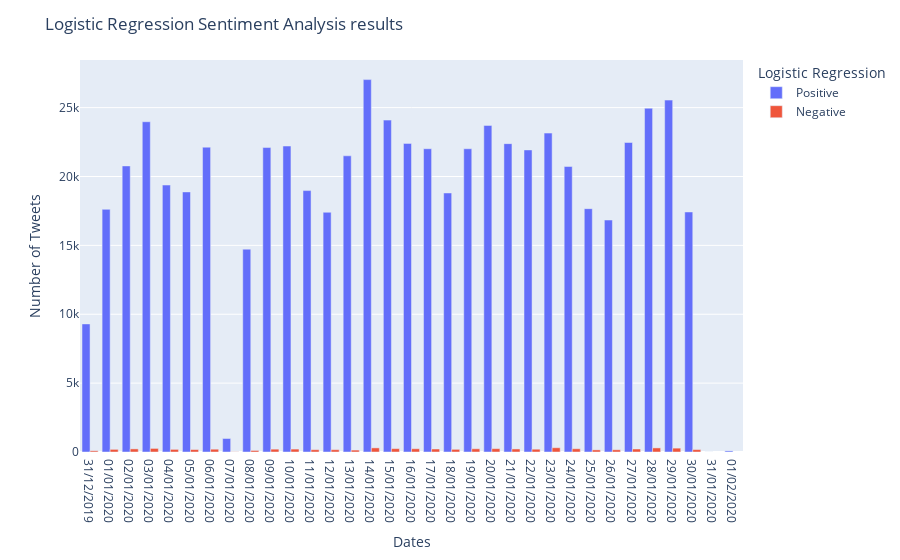

Write notebook code for a chart like this one.
### Code cell
Figure4_1 = px.bar(logistic_regression_counts, x="CREATED AT", y="Counts", color="Logistic Regression",barmode="group")
Figure4_1.update_layout(
    title="Logistic Regression Sentiment Analysis results",
    xaxis_title="Dates",
    yaxis_title="Number of Tweets")
Figure4_1.show()

### Figure 1 — Plotly figure (JSON) as saved in the notebook; plotly's stock layout.template omitted (floating-point values rounded to 4 significant figures)
{"data": [{"alignmentgroup": "True", "hoverlabel": {"namelength": 0}, "hovertemplate": "Logistic Regression=Positive<br>CREATED AT=%{x}<br>Counts=%{y}", "legendgroup": "Positive", "marker": {"color": "#636efa"}, "name": "Positive", "offsetgroup": "Positive", "orientation": "v", "showlegend": true, "textposition": "auto", "type": "bar", "x": ["31/12/2019", "01/01/2020", "02/01/2020", "03/01/2020", "04/01/2020", "05/01/2020", "06/01/2020", "07/01/2020", "08/01/2020", "09/01/2020", "10/01/2020", "11/01/2020", "12/01/2020", "13/01/2020", "14/01/2020", "15/01/2020", "16/01/2020", "17/01/2020", "18/01/2020", "19/01/2020", "20/01/2020", "21/01/2020", "22/01/2020", "23/01/2020", "24/01/2020", "25/01/2020", "26/01/2020", "27/01/2020", "28/01/2020", "29/01/2020", "30/01/2020", "31/01/2020", "01/02/2020"], "xaxis": "x", "y": [9298, 17616, 20768, 23975, 19378, 18880, 22129, 981, 14725, 22101, 22212, 18977, 17402, 21502, 27034, 24093, 22404, 22016, 18803, 22014, 23708, 22385, 21930, 23152, 20724, 17665, 16840, 22468, 24957, 25547, 17425, 2, 80], "yaxis": "y"}, {"alignmentgroup": "True", "hoverlabel": {"namelength": 0}, "hovertemplate": "Logistic Regression=Negative<br>CREATED AT=%{x}<br>Counts=%{y}", "legendgroup": "Negative", "marker": {"color": "#EF553B"}, "name": "Negative", "offsetgroup": "Negative", "orientation": "v", "showlegend": true, "textposition": "auto", "type": "bar", "x": ["31/12/2019", "01/01/2020", "02/01/2020", "03/01/2020", "04/01/2020", "05/01/2020", "06/01/2020", "07/01/2020", "08/01/2020", "09/01/2020", "10/01/2020", "11/01/2020", "12/01/2020", "13/01/2020", "14/01/2020", "15/01/2020", "16/01/2020", "17/01/2020", "18/01/2020", "19/01/2020", "20/01/2020", "21/01/2020", "22/01/2020", "23/01/2020", "24/01/2020", "25/01/2020", "26/01/2020", "27/01/2020", "28/01/2020", "29/01/2020", "30/01/2020"], "xaxis": "x", "y": [88, 192, 225, 260, 190, 177, 203, 12, 111, 206, 212, 167, 168, 139, 298, 244, 236, 218, 194, 233, 242, 221, 203, 310, 235, 154, 162, 218, 297, 281, 176], "yaxis": "y"}], "layout": {"barmode": "group", "legend": {"title": {"text": "Logistic Regression"}, "tracegroupgap": 0}, "margin": {"t": 60}, "title": {"text": "Logistic Regression Sentiment Analysis results"}, "xaxis": {"anchor": "y", "domain": [0, 1], "title": {"text": "Dates"}}, "yaxis": {"anchor": "x", "domain": [0, 1], "title": {"text": "Number of Tweets"}}}}
